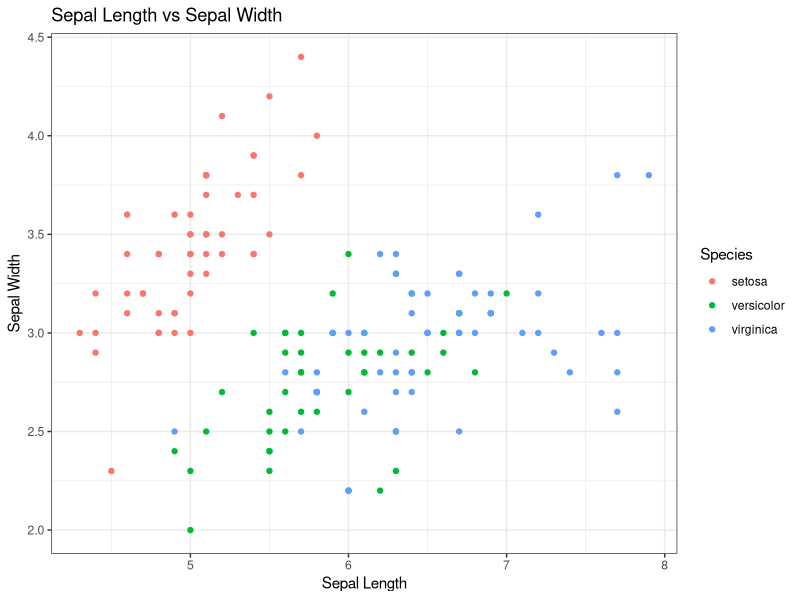
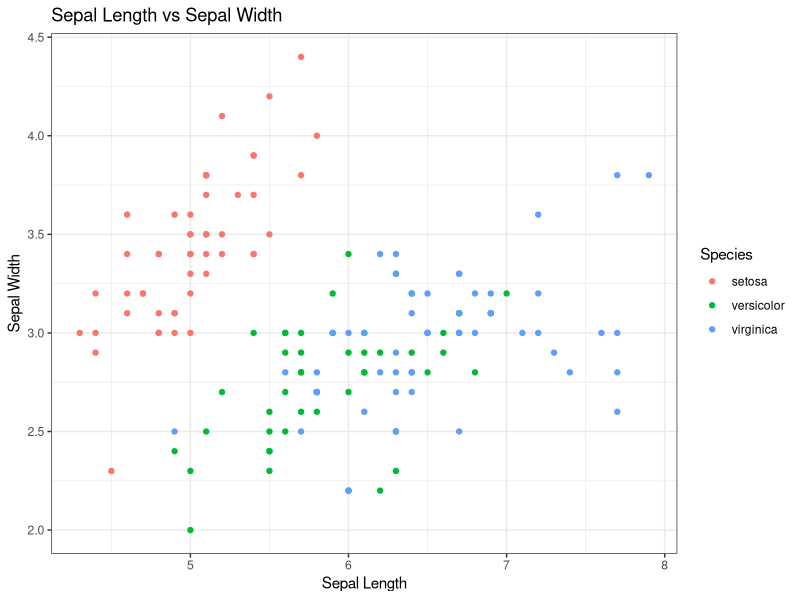
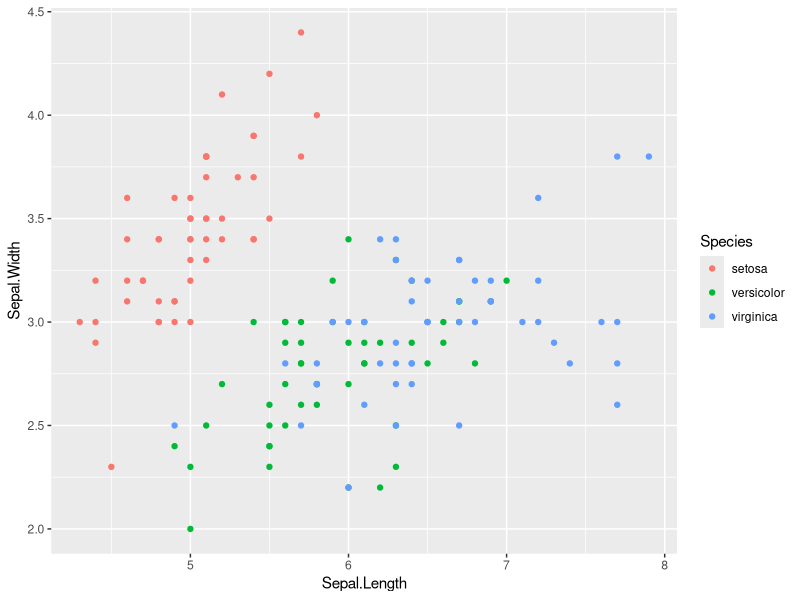

These figures' R source, in order:
library(ggplot2)
data(iris)
ggplot(iris, aes(x = Sepal.Length, y = Sepal.Width, color = Species)) +
  geom_point()+theme_bw()+
  labs(title = "Sepal Length vs Sepal Width", x = "Sepal Length", y = "Sepal Width")
  plot.new()

ggplot(iris, aes(x = Sepal.Length, y = Sepal.Width, color = Species)) +
  geom_point()+theme_bw()+
  labs(title = "Sepal Length vs Sepal Width", x = "Sepal Length", y = "Sepal Width")
  quartz()

ggplot(iris, aes(x = Sepal.Length, y = Sepal.Width, color = Species)) +
  geom_point()
